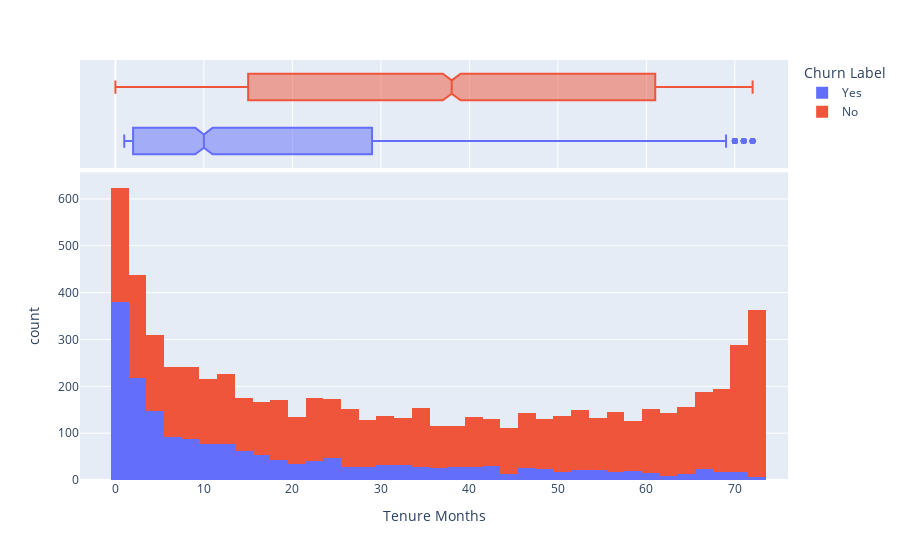

The code cell stored with this chart in its notebook:
### Markdown cell above
I think it's crucial to analyze how long consumers have used the service and how many months they stay before looking at what services they've utilized and their other qualities.

Let's see how many months the churned customers used our service and when the most stopped utilizing it.

### Code cell
fig = px.histogram(df, x="Tenure Months", color="Churn Label",marginal="box" )
fig.show()

### Figure 1 — Plotly figure (JSON) as saved in the notebook; plotly's stock layout.template omitted (floating-point values rounded to 4 significant figures; data arrays with more than 128 entries replaced by an {"elided": "..."} marker saying what was removed)
{"data": [{"alignmentgroup": "True", "bingroup": "x", "hovertemplate": "Churn Label=Yes<br>Tenure Months=%{x}<br>count=%{y}<extra></extra>", "legendgroup": "Yes", "marker": {"color": "#636efa", "pattern": {"shape": ""}}, "name": "Yes", "offsetgroup": "Yes", "orientation": "v", "showlegend": true, "type": "histogram", "x": {"elided": "1869 int values"}, "xaxis": "x", "yaxis": "y"}, {"alignmentgroup": "True", "hovertemplate": "Churn Label=Yes<br>Tenure Months=%{x}<extra></extra>", "legendgroup": "Yes", "marker": {"color": "#636efa"}, "name": "Yes", "notched": true, "offsetgroup": "Yes", "showlegend": false, "type": "box", "x": {"elided": "1869 int values"}, "xaxis": "x2", "yaxis": "y2"}, {"alignmentgroup": "True", "bingroup": "x", "hovertemplate": "Churn Label=No<br>Tenure Months=%{x}<br>count=%{y}<extra></extra>", "legendgroup": "No", "marker": {"color": "#EF553B", "pattern": {"shape": ""}}, "name": "No", "offsetgroup": "No", "orientation": "v", "showlegend": true, "type": "histogram", "x": {"elided": "5174 int values"}, "xaxis": "x", "yaxis": "y"}, {"alignmentgroup": "True", "hovertemplate": "Churn Label=No<br>Tenure Months=%{x}<extra></extra>", "legendgroup": "No", "marker": {"color": "#EF553B"}, "name": "No", "notched": true, "offsetgroup": "No", "showlegend": false, "type": "box", "x": {"elided": "5174 int values"}, "xaxis": "x2", "yaxis": "y2"}], "layout": {"barmode": "relative", "legend": {"title": {"text": "Churn Label"}, "tracegroupgap": 0}, "margin": {"t": 60}, "xaxis": {"anchor": "y", "domain": [0, 1], "title": {"text": "Tenure Months"}}, "xaxis2": {"anchor": "y2", "domain": [0, 1], "matches": "x", "showgrid": true, "showticklabels": false}, "yaxis": {"anchor": "x", "domain": [0, 0.7326], "title": {"text": "count"}}, "yaxis2": {"anchor": "x2", "domain": [0.7426, 1], "matches": "y2", "showgrid": false, "showline": false, "showticklabels": false, "ticks": ""}}}
